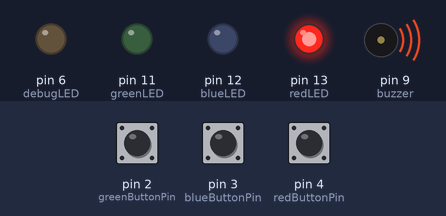
A sketch run on a simulated Arduino Uno, built with avr-gcc and run on an emulated ATmega328P. Shown: output pins drawn as LEDs (lit = HIGH), buzzer (waves = sounding). Inputs (shaded band) come from the test bench; at power-on: pin 2 (greenButtonPin) HIGH, pin 3 (blueButtonPin) HIGH, pin 4 (redButtonPin) HIGH. Random numbers use the default seed unless the sketch sets one. At 2.0 s the program stops and its outputs stay as they are.

Above: at 0.1 s.
At 1.8 s:
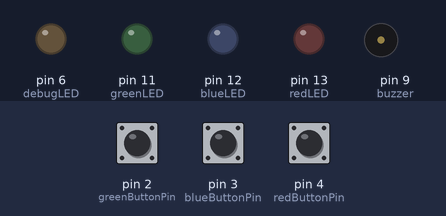
1.9 s: pin 2 (greenButtonPin) pulled LOW for 0.15 s
At 2.8 s:
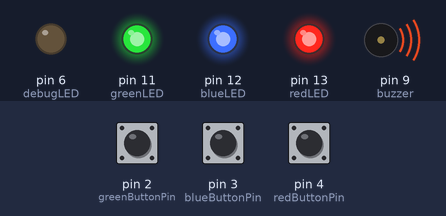
Timing chart, 0 to 3.5 s (numbered marks = the images above; inputs shaded):
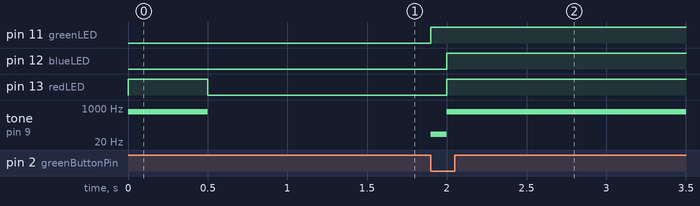

The sketch:

simon.ino
```cpp
//Below is the initilization of any variables associated with pins. This is done so the pins in question are easier to identify and debug

const int greenButtonPin = 2;
const int greenLED =  11;
const int blueButtonPin = 3;
const int blueLED =  12;
const int redButtonPin = 4;
const int redLED =  13;
const int debugLED = 6;
const int buzzer = 9;

//Below is where the remaining variables are declared and initilized
int sequence[20];
int mostRecent = -1;
int counter = 1;
bool takeTurn = true;
int greenButtonState = 0;
int blueButtonState = 0;
int redButtonState = 0;

//Sets all of the proper pins in the correct pinmode
void setup() {
  pinMode(greenLED, OUTPUT);
  pinMode(greenButtonPin, INPUT);
  pinMode(blueLED, OUTPUT);
  pinMode(blueButtonPin, INPUT);
  pinMode(redLED, OUTPUT);
  pinMode(redButtonPin, INPUT);
  pinMode(debugLED, OUTPUT);
  pinMode(buzzer, OUTPUT);
}

//The method "loop". This method is constantly looping. The for loop inside only runs when it is time for the AI to take its "turn"
//Which involves it lighting up a sequence of random LEDs.
void loop() {

  for (int i = 0; i < counter && takeTurn; i++) {

    if (i == 0) {
      //Calling randomSeed is needed, or else the "random" sequence will always be the same
      randomSeed(analogRead(0));
      //Sets the next int in the sequence equal to a random number that is either a 0, 1 or 2.
      sequence[counter-1] = random(0, 3);
    }

    if (sequence[i] == 0) {
      //0 = green
      greenON();
      delay(500);
      greenOFF();
      delay(500);
    }
    if (sequence[i] == 1) {
      //1 = blue
      blueON();
      delay(500);
      blueOFF();
      delay(500);
    }
    if (sequence[i] == 2) {
      //2 = red
      redON();
      delay(500);
      redOFF();
      delay(500);
    }

    if (i == (counter - 1)) {
      takeTurn = false;
    }

  }


  //While loop only runs when it is not the computer's turn.
  while (takeTurn == false) {

    for (int i = 0; i < counter; i++) {
      mostRecent = -1;
      pushable();
      if (mostRecent == sequence[i]) {
        delay(500);
        //Do nothing
      }
      else{
        gameover();
      }
    }
    counter = counter + 1;

    //The below commented out code was used for debugging purposes.

/*
    for(int j = 0;j<counter;j++){
      digitalWrite(debugLED, HIGH);
      delay(500);
      digitalWrite(debugLED, LOW);
      delay(500);
    }
  */
    takeTurn = true;

  }

}

void pushable() {

  //Waits for user input, as mostRecent will be -1 forever unless the user pushes a button. When that occurs, not only does it break out of
  //the loop, but now mostRecent is logged as the button address that the user just pushed.
  while (mostRecent == -1) {

    greenButtonState = digitalRead(greenButtonPin);
    blueButtonState = digitalRead(blueButtonPin);
    redButtonState = digitalRead(redButtonPin);

    if (greenButtonState == LOW) {
      greenON();
      delay(100);
      greenOFF();
      mostRecent = 0;
    }
    else {
      greenOFF();
    }
    if (blueButtonState == LOW) {
      blueON();
      delay(100);
      blueOFF();
      mostRecent = 1;
    }
    else {
      blueOFF();
    }
    if (redButtonState == LOW) {
      redON();
      delay(100);
      redOFF();
      mostRecent = 2;
    }
    else {
      redOFF();
    }

  }
}

void gameover(){

  blueON();
  greenON();
  redON();
  exit(0);

}

//All of the below methods are for turning LED's on and off. When an LED is turned on, its corresponding buzzer noise is also activated

void greenON() {
  digitalWrite(greenLED, HIGH);
  tone(buzzer, 50);
}

void greenOFF() {
  digitalWrite(greenLED, LOW);
  noTone(buzzer);
}

void blueON() {
  digitalWrite(blueLED, HIGH);
  tone(buzzer, 250);
}

void blueOFF() {
  digitalWrite(blueLED, LOW);
  noTone(buzzer);
}

void redON() {
  digitalWrite(redLED, HIGH);
  tone(buzzer, 666);
}

void redOFF() {
  digitalWrite(redLED, LOW);
  noTone(buzzer);
}
```

Measured:
- after the input at 1.9 s, pin 11 (greenLED): LOW → HIGH at once; pin 12 (blueLED), pin 13 (redLED): LOW → HIGH after 0.10 s; tone on pin 9 (buzzer): silent → 50 Hz at once, → 666 Hz 0.10 s later
